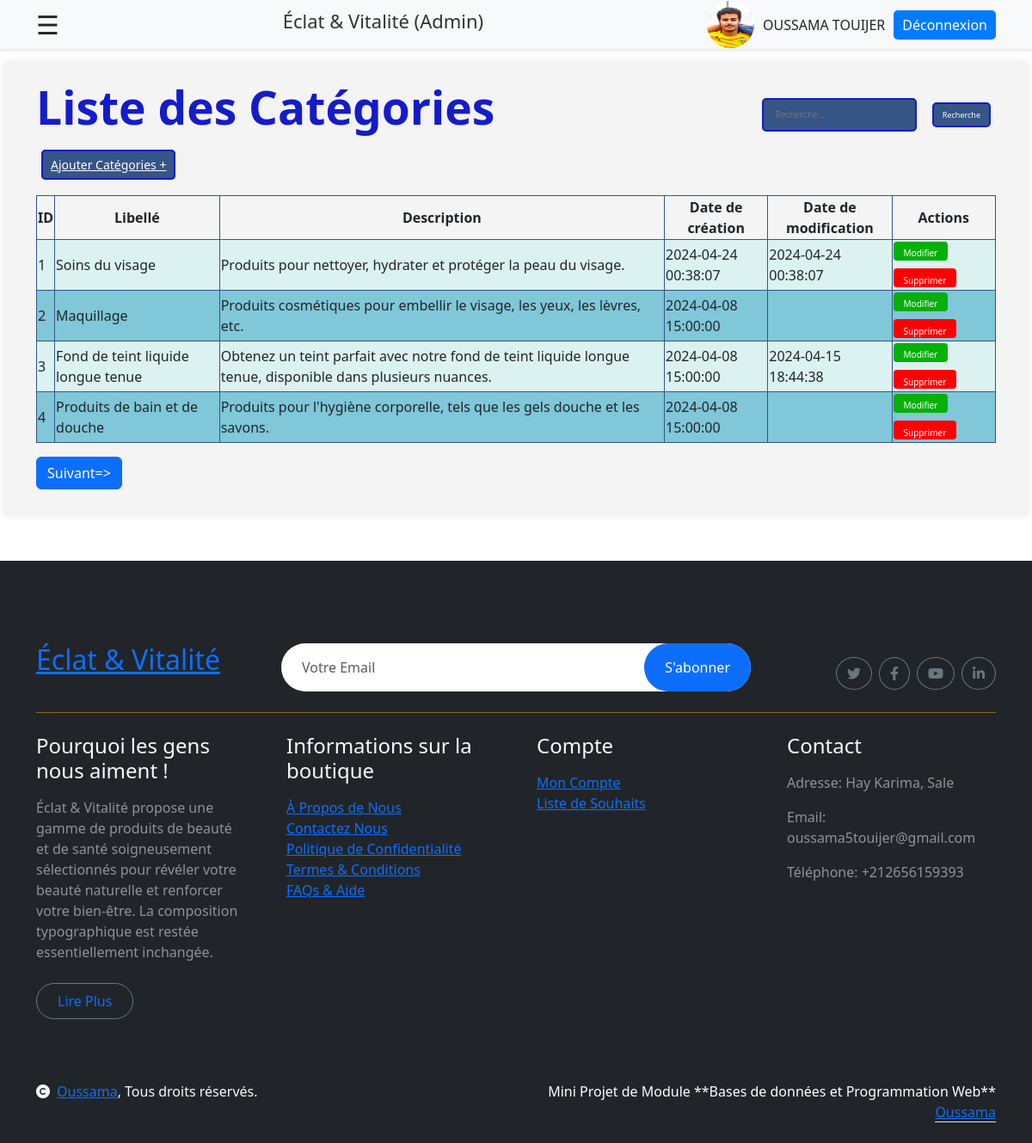
Page /admin/categorise/listeCategorise.php (signed in) on the committed database.
### tables this page shows
CREATE TABLE IF NOT EXISTS `categories` (
  `id` int NOT NULL AUTO_INCREMENT,
  `libelle` varchar(100) DEFAULT NULL,
  `description` text,
  `date_creation` timestamp NULL DEFAULT CURRENT_TIMESTAMP,
  `date_modification` timestamp NULL DEFAULT CURRENT_TIMESTAMP ON UPDATE CURRENT_TIMESTAMP,
  PRIMARY KEY (`id`)
);

### include/functionsProductCate.php (called while the page is built, shortened)
<?php
function connectToDatabase() {
    $servername = "localhost";
    $username = "root";
    $password = "";
    $DBname = "eclat_vitalite";
    try {
        $conn = new PDO("mysql:host=$servername;dbname=$DBname", $username, $password);
        $conn->setAttribute(PDO::ATTR_ERRMODE, PDO::ERRMODE_EXCEPTION);
        return $conn;
    } catch(PDOException $e) {
        echo "Échec de la connexion : " . $e->getMessage();
        exit();
    }
}
function getAllCategories() {
    $conn = connectToDatabase();
    $requete = "SELECT * FROM categories";
    try {
        $resultat = $conn->query($requete);
        $categories = $resultat->fetchAll();
        return $categories;
    } catch(PDOException $e) {
        echo "Erreur lors de l'exécution de la requête : " . $e->getMessage();
        $conn = null;
        exit();
    }
}
?>

### admin/categorise/listeCategorise.php (the view, shortened to what this page needs)
<?php
include '../../include/functionsProductCate.php';
if(!empty($_POST['sCat'])) {
    $categories = searchCategories($_POST['sCat']);
} else {
    $categories = getAllCategories();
}
$page = isset($_GET['page']) ? $_GET['page'] : 1;
$categoriesPerPage = 4;
$totalCategories = count($categories);
$totalPages = ceil($totalCategories / $categoriesPerPage);
$startIndex = ($page - 1) * $categoriesPerPage;
$categoriesToShow = array_slice($categories, $startIndex, $categoriesPerPage);
?>
<!DOCTYPE html>
<html lang="en">
<head>
    <link rel="stylesheet" href="stylesCategorise.css">
    <link href="https://cdn.jsdelivr.net/npm/bootstrap@5.3.3/dist/css/bootstrap.min.css" rel="stylesheet" />
    <link href="https://getbootstrap.com/docs/5.3/assets/css/docs.css" rel="stylesheet" />
    <link href="https://getbootstrap.com/docs/5.3/assets/css/docs.css" rel="stylesheet" />
    <link rel="stylesheet" href="https://cdnjs.cloudflare.com/ajax/libs/font-awesome/6.0.0-beta3/css/all.min.css">
</head>
<body>
<header class="ous" >
    <div class="container d-flex justify-content-between align-items-center">
        <span style="font-size:30px;cursor:pointer" onclick="openDrawer()">&#9776;</span>
        <div class="logo-wrapper">
            <h6 style=" font-size: 22px; color: #333;">Éclat & Vitalité (Admin)</h6>
        </div>
        <div class="user-wrapper">
            <a href="../profile.php">
                <img src="../userImages/user.jpg" alt="user" class="user-image">
            </a>
            <span class="username"><?php echo htmlspecialchars($_SESSION['prenom'].' ' .$_SESSION['nom']); ?></span>
            <?php
            if(isset($_SESSION['email'])) {
                echo '<a class="logout-btn" href="../deconnexion.php">Déconnexion</a>';
            }
            ?>
        </div>
    </div>
</header>
        <div class="main-content">
            <main>
                <div class="container">
                    <?php
                    if(isset($_SESSION['email'])) {
                        echo "<div class='title-and-button'>";
                        echo "<h2 class='title'>Liste des Catégories</h2>";
                    print'<form method="post" action="" >
                    <input type="text" for="b1" name="sCat" placeholder="Recherche..." class="iptR">
                    <button type="submit" id="b1" class="buR" >
                        Recherche
                    </button>
                </form>';
                    echo "</div>";?>
                </div>
                <?php echo '<div class="container"><a href="ajout.php" class="btnAjout" data-bs-toggle="modal" data-bs-target="#ajoutModal"> Ajouter Catégories + </a></div><br>';?>
                <div class="container">
                     <?php
                        if (empty($categoriesToShow)) {
                            echo "<p>Aucune catégorie trouvée.</p>";
                        } else {
                             echo "<div class='alert alert-danger'>Échec de la mise à jour de la catégorie. Veuillez réessayer !!!</div>";?>
                     <?php
                echo ' <div class="siw" > <table class="tablee" style="margin-left: auto; margin-right: auto;">
                    <thead>
                        <tr>
                            <th>ID</th>
                            <th>Libellé</th>
                            <th>Description</th>
                            <th>Date de création</th>
                            <th>Date de modification</th>
                            <th>Actions</th>
                        </tr>
                    </thead>
                    <tbody>';
                            foreach ($categoriesToShow as $category) {
                                echo "<tr>
                                <td>{$category['id']}</td>
                                <td>{$category['libelle']}</td>
                                <td>{$category['description']}</td>
                                <td>{$category['date_creation']}</td>
                                <td>{$category['date_modification']}</td>
                                <td class='action-buttons'>
                                    <a href='modifier.php' data-bs-toggle='modal' data-bs-target='#modifierModal{$category['id']}' ><button class='edit-button'>Modifier</button></a>
                                    <a href='supprimer.php?id={$category['id']}'><button class='delete-button'>Supprimer</button></a>
                                </td>
                            </tr>";
                            }
                     echo '</tbody>';
                     echo '</table>';?>
               </div>
                <?php
                            echo '<div class="pagination-buttons">';
                            if ($page < $totalPages) {
                                echo '<a href="?page='.($page+1).'" class="btn btn-primary">Suivant=></a>';
                            }
                            echo '</div>';
                        }
                    } else {
                        echo "<p>Session data not found.</p>";
                    }
                    ?>
            </main>
        </div>
<?php include '../../include/footer.php'?>
</body>
</html>

### rows in the picture
categories: id "1", libelle "Soins du visage", description "Produits pour nettoyer, hydrater et protéger la peau du visage.", date_creation "2024-04-24 00:38:07", date_modification "2024-04-24 00:38:07"
categories: id "2", libelle "Maquillage", description "Produits cosmétiques pour embellir le visage, les yeux, les lèvres, etc.", date_creation "2024-04-08 15:00:00"
categories: id "3", libelle "Fond de teint liquide longue tenue", description "Obtenez un teint parfait avec notre fond de teint liquide longue tenue, disponible dans plusieurs nuances.", date_creation "2024-04-08 15:00:00", date_modification "2024-04-15 18:44:38"
categories: id "4", libelle "Produits de bain et de douche", description "Produits pour l'hygiène corporelle, tels que les gels douche et les savons.", date_creation "2024-04-08 15:00:00"

### other values in the picture
$_SESSION['prenom'].' ' .$_SESSION['nom'] "OUSSAMA TOUIJER"
